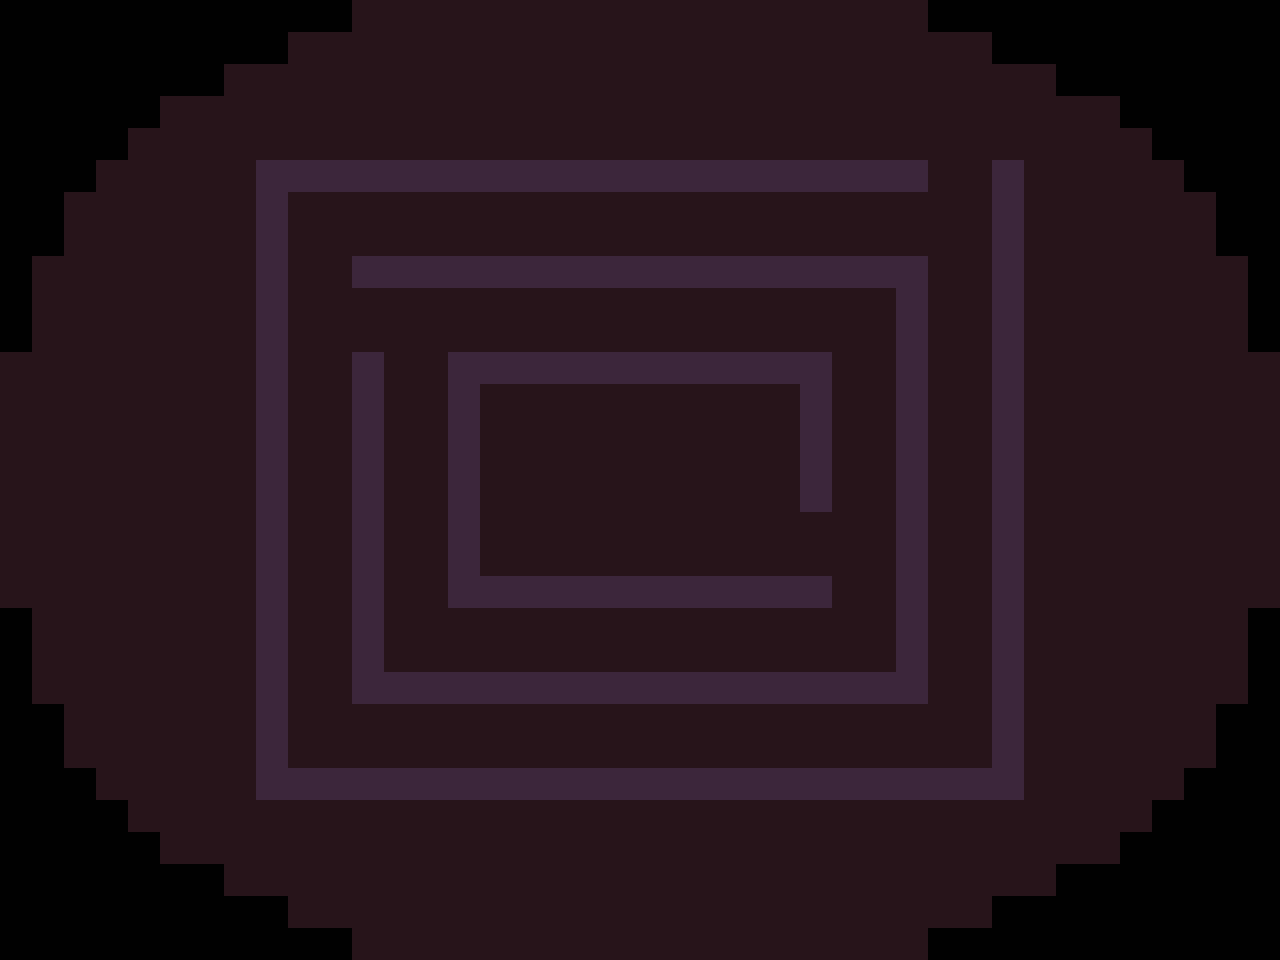

This game map was drawn from its Tiled (.tmx) file and the tilesets committed beside it. A one-line description and the full map source follow:
An orthogonal 40x30 tile map with 32x32 px tiles, 2 tile layers (background, path) and 3 objects (ruleSet, objective, hero).

<map version="1.2" tiledversion="2019.03.13" orientation="orthogonal" renderorder="right-down" width="40" height="30" tilewidth="32" tileheight="32" infinite="0" nextlayerid="84" nextobjectid="12">
 <tileset firstgid="1" name="tileset" tilewidth="32" tileheight="32" spacing="2" margin="1" tilecount="100" columns="10">
  <image source="tileset.png" trans="000000" width="340" height="340" />
  <terraintypes>
   <terrain name="floor" tile="79" />
   <terrain name="wall" tile="69" />
   <terrain name="hole" tile="78" />
  </terraintypes>
 </tileset>
 <layer id="69" name="background" width="40" height="30">
  <data encoding="csv">
0,0,0,0,0,0,0,0,0,0,0,79,79,79,79,79,79,79,79,79,79,79,79,79,79,79,79,79,79,0,0,0,0,0,0,0,0,0,0,0,
0,0,0,0,0,0,0,0,0,79,79,79,79,79,79,79,79,79,79,79,79,79,79,79,79,79,79,79,79,79,79,0,0,0,0,0,0,0,0,0,
0,0,0,0,0,0,0,79,79,79,79,79,79,79,79,79,79,79,79,79,79,79,79,79,79,79,79,79,79,79,79,79,79,0,0,0,0,0,0,0,
0,0,0,0,0,79,79,79,79,79,79,79,79,79,79,79,79,79,79,79,79,79,79,79,79,79,79,79,79,79,79,79,79,79,79,0,0,0,0,0,
0,0,0,0,79,79,79,79,79,79,79,79,79,79,79,79,79,79,79,79,79,79,79,79,79,79,79,79,79,79,79,79,79,79,79,79,0,0,0,0,
0,0,0,79,79,79,79,79,79,79,79,79,79,79,79,79,79,79,79,79,79,79,79,79,79,79,79,79,79,79,79,79,79,79,79,79,79,0,0,0,
0,0,79,79,79,79,79,79,79,79,79,79,79,79,79,79,79,79,79,79,79,79,79,79,79,79,79,79,79,79,79,79,79,79,79,79,79,79,0,0,
0,0,79,79,79,79,79,79,79,79,79,79,79,79,79,79,79,79,79,79,79,79,79,79,79,79,79,79,79,79,79,79,79,79,79,79,79,79,0,0,
0,79,79,79,79,79,79,79,79,79,79,79,79,79,79,79,79,79,79,79,79,79,79,79,79,79,79,79,79,79,79,79,79,79,79,79,79,79,79,0,
0,79,79,79,79,79,79,79,79,79,79,79,79,79,79,79,79,79,79,79,79,79,79,79,79,79,79,79,79,79,79,79,79,79,79,79,79,79,79,0,
0,79,79,79,79,79,79,79,79,79,79,79,79,79,79,79,79,79,79,79,79,79,79,79,79,79,79,79,79,79,79,79,79,79,79,79,79,79,79,0,
79,79,79,79,79,79,79,79,79,79,79,79,79,79,79,79,79,79,79,79,79,79,79,79,79,79,79,79,79,79,79,79,79,79,79,79,79,79,79,79,
79,79,79,79,79,79,79,79,79,79,79,79,79,79,79,79,79,79,79,79,79,79,79,79,79,79,79,79,79,79,79,79,79,79,79,79,79,79,79,79,
79,79,79,79,79,79,79,79,79,79,79,79,79,79,79,79,79,79,79,79,79,79,79,79,79,79,79,79,79,79,79,79,79,79,79,79,79,79,79,79,
79,79,79,79,79,79,79,79,79,79,79,79,79,79,79,79,79,79,79,79,79,79,79,79,79,79,79,79,79,79,79,79,79,79,79,79,79,79,79,79,
79,79,79,79,79,79,79,79,79,79,79,79,79,79,79,79,79,79,79,79,79,79,79,79,79,79,79,79,79,79,79,79,79,79,79,79,79,79,79,79,
79,79,79,79,79,79,79,79,79,79,79,79,79,79,79,79,79,79,79,79,79,79,79,79,79,79,79,79,79,79,79,79,79,79,79,79,79,79,79,79,
79,79,79,79,79,79,79,79,79,79,79,79,79,79,79,79,79,79,79,79,79,79,79,79,79,79,79,79,79,79,79,79,79,79,79,79,79,79,79,79,
79,79,79,79,79,79,79,79,79,79,79,79,79,79,79,79,79,79,79,79,79,79,79,79,79,79,79,79,79,79,79,79,79,79,79,79,79,79,79,79,
0,79,79,79,79,79,79,79,79,79,79,79,79,79,79,79,79,79,79,79,79,79,79,79,79,79,79,79,79,79,79,79,79,79,79,79,79,79,79,0,
0,79,79,79,79,79,79,79,79,79,79,79,79,79,79,79,79,79,79,79,79,79,79,79,79,79,79,79,79,79,79,79,79,79,79,79,79,79,79,0,
0,79,79,79,79,79,79,79,79,79,79,79,79,79,79,79,79,79,79,79,79,79,79,79,79,79,79,79,79,79,79,79,79,79,79,79,79,79,79,0,
0,0,79,79,79,79,79,79,79,79,79,79,79,79,79,79,79,79,79,79,79,79,79,79,79,79,79,79,79,79,79,79,79,79,79,79,79,79,0,0,
0,0,79,79,79,79,79,79,79,79,79,79,79,79,79,79,79,79,79,79,79,79,79,79,79,79,79,79,79,79,79,79,79,79,79,79,79,79,0,0,
0,0,0,79,79,79,79,79,79,79,79,79,79,79,79,79,79,79,79,79,79,79,79,79,79,79,79,79,79,79,79,79,79,79,79,79,79,0,0,0,
0,0,0,0,79,79,79,79,79,79,79,79,79,79,79,79,79,79,79,79,79,79,79,79,79,79,79,79,79,79,79,79,79,79,79,79,0,0,0,0,
0,0,0,0,0,79,79,79,79,79,79,79,79,79,79,79,79,79,79,79,79,79,79,79,79,79,79,79,79,79,79,79,79,79,79,0,0,0,0,0,
0,0,0,0,0,0,0,79,79,79,79,79,79,79,79,79,79,79,79,79,79,79,79,79,79,79,79,79,79,79,79,79,79,0,0,0,0,0,0,0,
0,0,0,0,0,0,0,0,0,79,79,79,79,79,79,79,79,79,79,79,79,79,79,79,79,79,79,79,79,79,79,0,0,0,0,0,0,0,0,0,
0,0,0,0,0,0,0,0,0,0,0,79,79,79,79,79,79,79,79,79,79,79,79,79,79,79,79,79,79,0,0,0,0,0,0,0,0,0,0,0
</data>
 </layer>
 <layer id="73" name="path" width="40" height="30">
  <data encoding="csv">
0,0,0,0,0,0,0,0,0,0,0,0,0,0,0,0,0,0,0,0,0,0,0,0,0,0,0,0,0,0,0,0,0,0,0,0,0,0,0,0,
0,0,0,0,0,0,0,0,0,0,0,0,0,0,0,0,0,0,0,0,0,0,0,0,0,0,0,0,0,0,0,0,0,0,0,0,0,0,0,0,
0,0,0,0,0,0,0,0,0,0,0,0,0,0,0,0,0,0,0,0,0,0,0,0,0,0,0,0,0,0,0,0,0,0,0,0,0,0,0,0,
0,0,0,0,0,0,0,0,0,0,0,0,0,0,0,0,0,0,0,0,0,0,0,0,0,0,0,0,0,0,0,0,0,0,0,0,0,0,0,0,
0,0,0,0,0,0,0,0,0,0,0,0,0,0,0,0,0,0,0,0,0,0,0,0,0,0,0,0,0,0,0,0,0,0,0,0,0,0,0,0,
0,0,0,0,0,0,0,0,80,80,80,80,80,80,80,80,80,80,80,80,80,80,80,80,80,80,80,80,80,0,0,80,0,0,0,0,0,0,0,0,
0,0,0,0,0,0,0,0,80,0,0,0,0,0,0,0,0,0,0,0,0,0,0,0,0,0,0,0,0,0,0,80,0,0,0,0,0,0,0,0,
0,0,0,0,0,0,0,0,80,0,0,0,0,0,0,0,0,0,0,0,0,0,0,0,0,0,0,0,0,0,0,80,0,0,0,0,0,0,0,0,
0,0,0,0,0,0,0,0,80,0,0,80,80,80,80,80,80,80,80,80,80,80,80,80,80,80,80,80,80,0,0,80,0,0,0,0,0,0,0,0,
0,0,0,0,0,0,0,0,80,0,0,0,0,0,0,0,0,0,0,0,0,0,0,0,0,0,0,0,80,0,0,80,0,0,0,0,0,0,0,0,
0,0,0,0,0,0,0,0,80,0,0,0,0,0,0,0,0,0,0,0,0,0,0,0,0,0,0,0,80,0,0,80,0,0,0,0,0,0,0,0,
0,0,0,0,0,0,0,0,80,0,0,80,0,0,80,80,80,80,80,80,80,80,80,80,80,80,0,0,80,0,0,80,0,0,0,0,0,0,0,0,
0,0,0,0,0,0,0,0,80,0,0,80,0,0,80,0,0,0,0,0,0,0,0,0,0,80,0,0,80,0,0,80,0,0,0,0,0,0,0,0,
0,0,0,0,0,0,0,0,80,0,0,80,0,0,80,0,0,0,0,0,0,0,0,0,0,80,0,0,80,0,0,80,0,0,0,0,0,0,0,0,
0,0,0,0,0,0,0,0,80,0,0,80,0,0,80,0,0,0,0,0,0,0,0,0,0,80,0,0,80,0,0,80,0,0,0,0,0,0,0,0,
0,0,0,0,0,0,0,0,80,0,0,80,0,0,80,0,0,0,0,0,0,0,0,0,0,80,0,0,80,0,0,80,0,0,0,0,0,0,0,0,
0,0,0,0,0,0,0,0,80,0,0,80,0,0,80,0,0,0,0,0,0,0,0,0,0,0,0,0,80,0,0,80,0,0,0,0,0,0,0,0,
0,0,0,0,0,0,0,0,80,0,0,80,0,0,80,0,0,0,0,0,0,0,0,0,0,0,0,0,80,0,0,80,0,0,0,0,0,0,0,0,
0,0,0,0,0,0,0,0,80,0,0,80,0,0,80,80,80,80,80,80,80,80,80,80,80,80,0,0,80,0,0,80,0,0,0,0,0,0,0,0,
0,0,0,0,0,0,0,0,80,0,0,80,0,0,0,0,0,0,0,0,0,0,0,0,0,0,0,0,80,0,0,80,0,0,0,0,0,0,0,0,
0,0,0,0,0,0,0,0,80,0,0,80,0,0,0,0,0,0,0,0,0,0,0,0,0,0,0,0,80,0,0,80,0,0,0,0,0,0,0,0,
0,0,0,0,0,0,0,0,80,0,0,80,80,80,80,80,80,80,80,80,80,80,80,80,80,80,80,80,80,0,0,80,0,0,0,0,0,0,0,0,
0,0,0,0,0,0,0,0,80,0,0,0,0,0,0,0,0,0,0,0,0,0,0,0,0,0,0,0,0,0,0,80,0,0,0,0,0,0,0,0,
0,0,0,0,0,0,0,0,80,0,0,0,0,0,0,0,0,0,0,0,0,0,0,0,0,0,0,0,0,0,0,80,0,0,0,0,0,0,0,0,
0,0,0,0,0,0,0,0,80,80,80,80,80,80,80,80,80,80,80,80,80,80,80,80,80,80,80,80,80,80,80,80,0,0,0,0,0,0,0,0,
0,0,0,0,0,0,0,0,0,0,0,0,0,0,0,0,0,0,0,0,0,0,0,0,0,0,0,0,0,0,0,0,0,0,0,0,0,0,0,0,
0,0,0,0,0,0,0,0,0,0,0,0,0,0,0,0,0,0,0,0,0,0,0,0,0,0,0,0,0,0,0,0,0,0,0,0,0,0,0,0,
0,0,0,0,0,0,0,0,0,0,0,0,0,0,0,0,0,0,0,0,0,0,0,0,0,0,0,0,0,0,0,0,0,0,0,0,0,0,0,0,
0,0,0,0,0,0,0,0,0,0,0,0,0,0,0,0,0,0,0,0,0,0,0,0,0,0,0,0,0,0,0,0,0,0,0,0,0,0,0,0,
0,0,0,0,0,0,0,0,0,0,0,0,0,0,0,0,0,0,0,0,0,0,0,0,0,0,0,0,0,0,0,0,0,0,0,0,0,0,0,0
</data>
 </layer>
 <objectgroup id="14" name="rules">
  <object id="7" name="rules" type="ruleSet" x="148" y="213">
   <properties>
    <property name="lossCondition" value="none" />
    <property name="winCondition" value="all_objectives" />
   </properties>
   <point />
  </object>
 </objectgroup>
 <objectgroup id="2" name="objects">
  <object id="11" name="objective" type="objective" x="911" y="179">
   <properties>
    <property name="color" type="int" value="0" />
   </properties>
   <point />
  </object>
  <object id="9" name="hero" type="hero" x="1008" y="178">
   <point />
  </object>
 </objectgroup>
</map>
